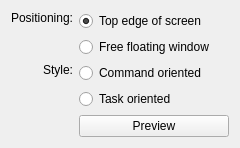
<?xml version="1.0" encoding="UTF-8"?>
<ui version="4.0">
 <class>InterfaceOptions</class>
 <widget class="QWidget" name="InterfaceOptions">
  <property name="geometry">
   <rect>
    <x>0</x>
    <y>0</y>
    <width>237</width>
    <height>137</height>
   </rect>
  </property>
  <property name="windowTitle">
   <string>Form</string>
  </property>
  <layout class="QGridLayout" name="gridLayout">
   <item row="0" column="0">
    <widget class="QLabel" name="label_2">
     <property name="text">
      <string>Positioning:</string>
     </property>
     <property name="alignment">
      <set>Qt::AlignRight|Qt::AlignTop|Qt::AlignTrailing</set>
     </property>
    </widget>
   </item>
   <item row="0" column="1">
    <widget class="QRadioButton" name="topEdgeButton">
     <property name="text">
      <string>Top edge of screen</string>
     </property>
     <property name="checked">
      <bool>true</bool>
     </property>
    </widget>
   </item>
   <item row="1" column="1">
    <widget class="QRadioButton" name="freeFloatingButton">
     <property name="text">
      <string>Free floating window</string>
     </property>
    </widget>
   </item>
   <item row="1" column="2">
    <spacer name="horizontalSpacer">
     <property name="orientation">
      <enum>Qt::Horizontal</enum>
     </property>
     <property name="sizeHint" stdset="0">
      <size>
       <width>69</width>
       <height>20</height>
      </size>
     </property>
    </spacer>
   </item>
   <item row="2" column="0">
    <widget class="QLabel" name="label">
     <property name="text">
      <string>Style:</string>
     </property>
     <property name="alignment">
      <set>Qt::AlignRight|Qt::AlignTop|Qt::AlignTrailing</set>
     </property>
    </widget>
   </item>
   <item row="2" column="1">
    <widget class="QRadioButton" name="commandButton">
     <property name="text">
      <string>Command oriented</string>
     </property>
     <property name="checked">
      <bool>false</bool>
     </property>
    </widget>
   </item>
   <item row="3" column="1">
    <widget class="QRadioButton" name="taskButton">
     <property name="text">
      <string>Task oriented</string>
     </property>
    </widget>
   </item>
   <item row="5" column="1">
    <spacer name="verticalSpacer">
     <property name="orientation">
      <enum>Qt::Vertical</enum>
     </property>
     <property name="sizeHint" stdset="0">
      <size>
       <width>150</width>
       <height>0</height>
      </size>
     </property>
    </spacer>
   </item>
   <item row="4" column="1">
    <widget class="QPushButton" name="previewButton">
     <property name="text">
      <string>Preview</string>
     </property>
    </widget>
   </item>
  </layout>
 </widget>
 <resources/>
 <connections/>
</ui>
